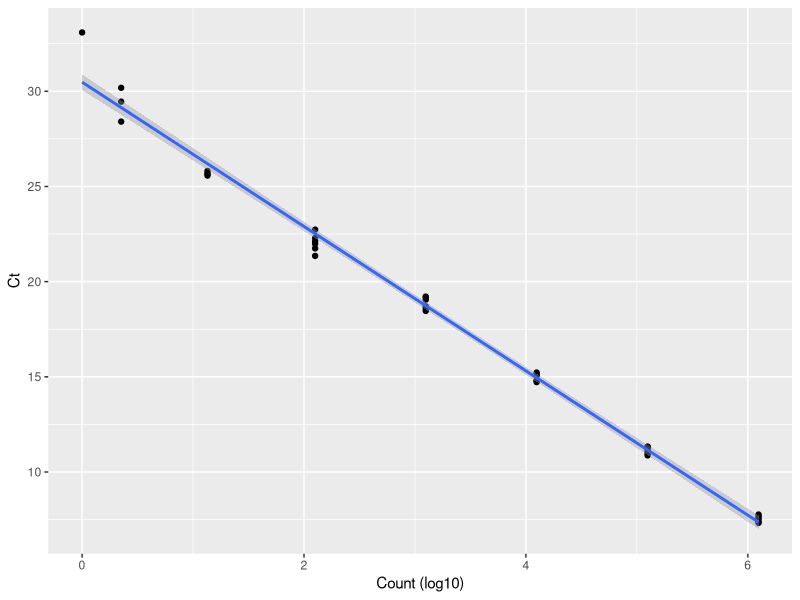
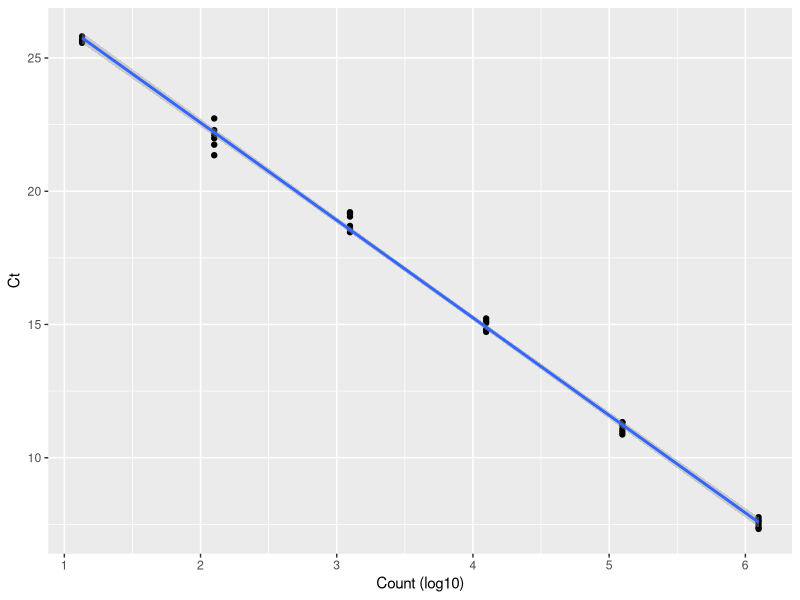

These charts were generated, in order, by the following R code:
## ---- chunk 1
library(reshape2)
library(ggplot2)
library(ggpubr)
## ---- chunk 2
#read data 
chip1 <- read.table("../data/Lanying103018_Chip1.txt", sep="\t", header=T)[,c("Assay","Sample","Ct")]
chip2 <- read.table("../data/Lanying103018_Chip2.txt", sep="\t", header=T)[,c("Assay","Sample","Ct")]

#get sample info
meta <- read.csv("../data/meta_data.csv")

#standard
meta_std <- read.csv("../data/meta_standard.csv")
## ---- chunk 3
dat <- rbind(chip1,chip2)
## ---- chunk 4
name_target = "16s"
sample_id = "sample"
## ---- chunk 5
sub <- subset(dat, Assay %in% name_target)
## ---- chunk 6
meta_sub <- subset(meta_std, Assay %in% name_target)
## ---- chunk 7
data_sub <- subset(sub, Sample %in% meta_sub$Sample)
## ---- chunk 8
merged_std <- merge(data_sub, meta_sub, by.x = "Sample", by.y = "Sample", all.x=T)
## ---- chunk 9
merged_std_no_NA <- subset(merged_std, Ct != "NA")
## ---- chunk 10
ct <- merged_std_no_NA$Ct 
## ---- chunk 11
count <-  log10(merged_std_no_NA$count+1)
## ---- chunk 12
table_for_ggplot <- data.frame(ct = ct, count = count)
ggplot(table_for_ggplot, aes(x= count, y=ct))+geom_point()+geom_smooth(method='lm')+labs(x="Count (log10)", y = "Ct")
## ---- chunk 13
lm.r <- lm(ct ~ count)

summary(lm.r)$r.squared
## ---- chunk 14
coef <- coef(lm.r)[2]
eff <- 100*((10^(-1/coef))-1)
(eff)
## ---- chunk 15
quality_filtered <- subset(merged_std_no_NA, count > 10)
## ---- chunk 16
ct <- quality_filtered$Ct 
count <-  log10(quality_filtered$count+1)
lm.r <- lm(ct ~ count)
summary(lm.r)$r.squared
coef <- coef(lm.r)[2]
eff <- 100*((10^(-1/coef))-1)
(eff)
## ---- chunk 17
table_for_ggplot <- data.frame(ct = ct, count = count)
ggplot(table_for_ggplot, aes(x= count, y=ct))+geom_point()+geom_smooth(method='lm')+labs(x="Count (log10)", y = "Ct")
## ---- chunk 18
casted <- dcast(sub, Sample~Assay, fun=mean, value.var = "Ct")
## ---- chunk 19
merged_meta <- merge(meta, casted, by.x = sample_id, by.y="Sample")
## ---- chunk 20
inverse.lm <- lm(count ~ ct)
## ---- chunk 21
val = merged_meta[,name_target]
## ---- chunk 22
merged_meta$temp<- 10^predict(inverse.lm ,data.frame(ct = val), interval = "predict")[,1]

## ---- chunk 23
names(merged_meta)[ncol(merged_meta)] <- paste0("cal_", name_target)
names(merged_meta)[ncol(merged_meta)-1] <- paste0("mean_", name_target)
